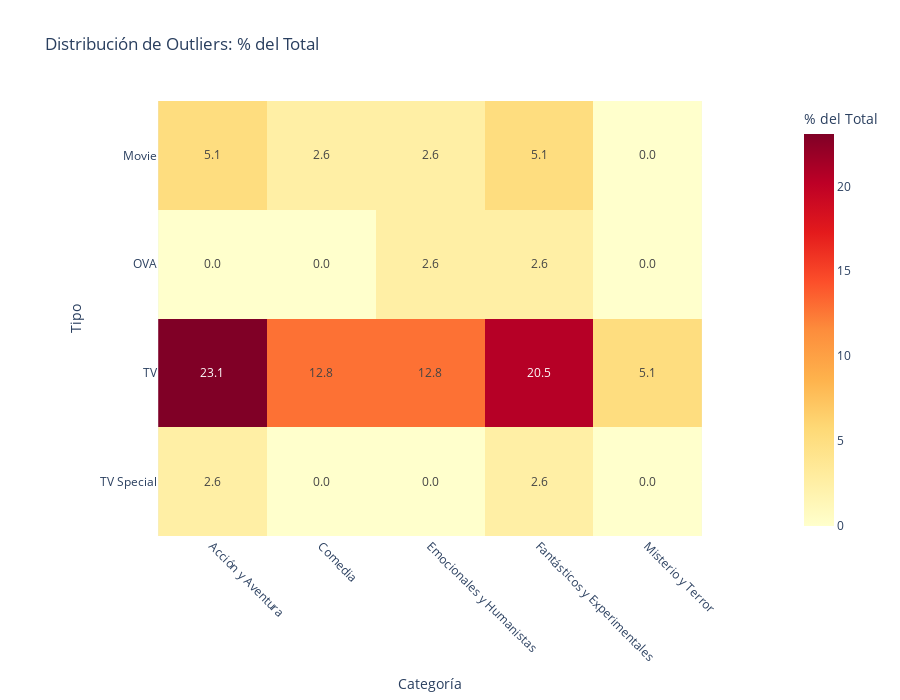

The notebook cell this image was saved under:
### Markdown cell above
### 8.1 Heatmap: Porcentaje de Outliers por Type × Categoría

**Objetivo:** Visualizar qué combinaciones de formato y género tienen mayor proporción de **anime excepcionales** (outliers estadísticos).

**Interpretación:**
- **Colores cálidos (rojo/naranja):** Alta proporción de outliers → Combinaciones que generan anime excepcionales
- **Colores fríos (azul):** Baja proporción de outliers → Combinaciones más predecibles
- **Porcentaje:** Cantidad de outliers / Total de anime en esa combinación

**Análisis esperado:**
- Movies deberían tener **mayor % de outliers positivos** (masterpieces)
- Categorías como **Acción y Aventura** o **Fantásticos y Experimentales** podrían destacar
- ONAs probablemente tengan **bajo % de outliers** (mercado inmaduro)

**Hallazgo clave:** Identificar las "**fábricas de masterpieces**" (combinaciones con alta proporción de scores >8.5).

---

### Code cell
# Calcular límites IQR
Q1 = df['score'].quantile(0.25)
Q3 = df['score'].quantile(0.75)
IQR = Q3 - Q1
limite_inferior = Q1 - 1.5 * IQR
limite_superior = Q3 + 1.5 * IQR

# Identificar outliers
df['es_outlier'] = ((df['score'] < limite_inferior) | (df['score'] > limite_superior))

# Agregar al dataset expandido
df_categorias_outliers = df_categorias.merge(df[['name', 'es_outlier']], on='name', how='left')

# Filtrar outliers
outliers_df = df_categorias_outliers[df_categorias_outliers['es_outlier'] == True]

# Contar outliers por tipo y categoría
outlier_counts = outliers_df.groupby(['type', 'categoria']).size().reset_index(name='count')

# Crear tabla pivote
pivot_frecuencia = outlier_counts.pivot(index='type', columns='categoria', values='count').fillna(0)

# Calcular porcentajes
TOTAL_OUTLIERS = len(outliers_df)
pivot_porcentaje = (pivot_frecuencia / TOTAL_OUTLIERS * 100).round(2)

# Graficar
fig_outliers = px.imshow(
    pivot_porcentaje,
    labels=dict(x="Categoría", y="Tipo", color="% del Total"),
    title=f'Distribución de Outliers: % del Total',
    color_continuous_scale='YlOrRd',
    text_auto='.1f'
)
fig_outliers.update_layout(height=700, xaxis_tickangle=45)
fig_outliers.show()

### Figure 1 — Plotly figure (JSON) as saved in the notebook; plotly's stock layout.template omitted (floating-point values rounded to 4 significant figures)
{"data": [{"coloraxis": "coloraxis", "hovertemplate": "Categoría: %{x}<br>Tipo: %{y}<br>% del Total: %{z}<extra></extra>", "name": "0", "texttemplate": "%{z:.1f}", "type": "heatmap", "x": ["Acción y Aventura", "Comedia", "Emocionales y Humanistas", "Fantásticos y Experimentales", "Misterio y Terror"], "xaxis": "x", "y": ["Movie", "OVA", "TV", "TV Special"], "yaxis": "y", "z": [[5.13, 2.56, 2.56, 5.13, 0.0], [0.0, 0.0, 2.56, 2.56, 0.0], [23.08, 12.82, 12.82, 20.51, 5.13], [2.56, 0.0, 0.0, 2.56, 0.0]]}], "layout": {"coloraxis": {"colorbar": {"title": {"text": "% del Total"}}, "colorscale": [[0, "rgb(255,255,204)"], [0.125, "rgb(255,237,160)"], [0.25, "rgb(254,217,118)"], [0.375, "rgb(254,178,76)"], [0.5, "rgb(253,141,60)"], [0.625, "rgb(252,78,42)"], [0.75, "rgb(227,26,28)"], [0.875, "rgb(189,0,38)"], [1, "rgb(128,0,38)"]]}, "height": 700, "title": {"text": "Distribución de Outliers: % del Total"}, "xaxis": {"anchor": "y", "constrain": "domain", "domain": [0, 1], "scaleanchor": "y", "tickangle": 45, "title": {"text": "Categoría"}}, "yaxis": {"anchor": "x", "autorange": "reversed", "constrain": "domain", "domain": [0, 1], "title": {"text": "Tipo"}}}}
